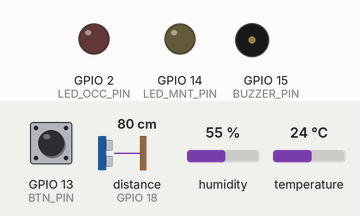
This sketch was run on a simulated ESP32. Shown: output pins drawn as LEDs (lit = HIGH), buzzer (waves = sounding, pin HIGH). The inputs (shaded band) are chosen by the test bench; at power-on: distance to the obstacle (sensor on GPIO 18) 80 cm, GPIO 13 (BTN_PIN) HIGH, humidity 55 %, temperature 24 °C. The echo pulse lasts 58.3 µs per cm; WiFi joins after 1.5 s; servers stay silent unless stated; no MQTT or app messages arrive unless stated; what the sketch prints to the serial monitor is not drawn.

Above: at 2.7 s.
2.8 s: distance to the obstacle (sensor on GPIO 18) set to 21 cm
6.5 s: distance to the obstacle (sensor on GPIO 18) set to 16 cm
At 7.7 s:
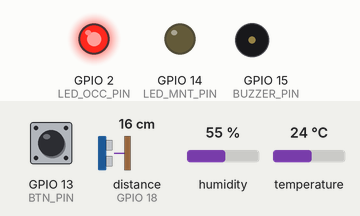
8.0 s: GPIO 13 (BTN_PIN) pulled LOW for 0.15 s
At 8.6 s:
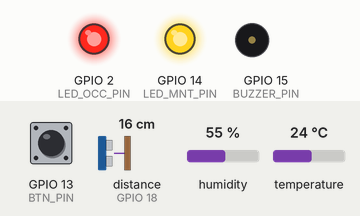
9.7 s: GPIO 13 (BTN_PIN) pulled LOW for 1 s
At 9.83 s:
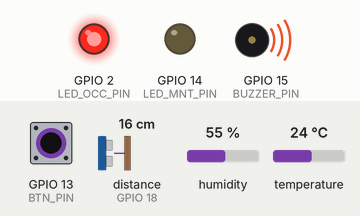
12.2 s: GPIO 13 (BTN_PIN) pulsed LOW 5 times (0.12 s each, 0.3 s apart)
At 12.33 s:
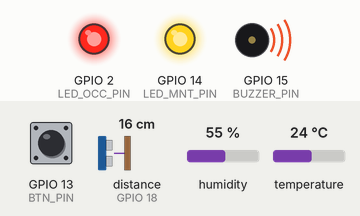
16.7 s: distance to the obstacle (sensor on GPIO 18) set to 19 cm
18.2 s: distance to the obstacle (sensor on GPIO 18) set to 24 cm
At 19.4 s:
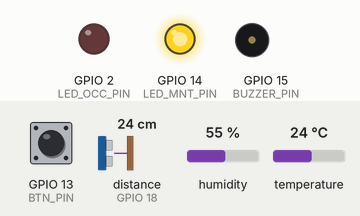
Timing chart, 0 to 20.7 s (numbered marks = the images above; inputs shaded):
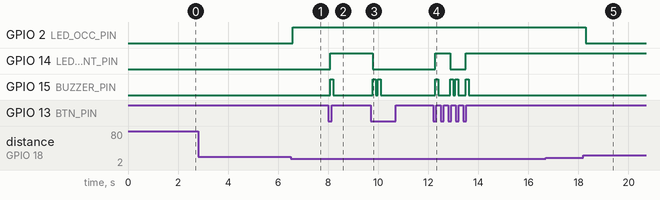

Measured:
- the behaviour switches between 19 and 18 cm on distance to the obstacle (sensor on GPIO 18) (found by bisection; images 0 and 1)
- the behaviour switches between 21 and 22 cm on distance to the obstacle (sensor on GPIO 18) (found by bisection; images 4 and 5)
- after the input at 2.8 s, every drawn part: stays the same
- after the input at 6.5 s, GPIO 2 (LED_OCC_PIN): LOW → HIGH after 0.08 s
- after the input at 8.0 s, GPIO 14 (LED_MNT_PIN): LOW → HIGH after 0.09 s; GPIO 15 (BUZZER_PIN): LOW → HIGH after 0.09 s, → LOW 0.12 s later
- after the input at 9.7 s, GPIO 14 (LED_MNT_PIN): HIGH → LOW after 0.07 s; GPIO 15 (BUZZER_PIN): alternates HIGH for 0.12 s and LOW for 0.09 s, 4 changes in all, then stays LOW, starting after 0.07 s
- after the input at 12.2 s, GPIO 14 (LED_MNT_PIN): LOW → HIGH after 0.08 s, → LOW 0.60 s later, → HIGH 0.62 s later; GPIO 15 (BUZZER_PIN): LOW → HIGH after 0.08 s, → LOW 0.12 s later, → HIGH 0.48 s later, → LOW 0.12 s later, … (8 changes in this stretch)
- after the input at 16.7 s, every drawn part: stays the same
- after the input at 18.2 s, GPIO 2 (LED_OCC_PIN): HIGH → LOW after 0.09 s

The sketch:

sketch-vagaB.ino
```cpp
#include <WiFi.h>
#include <PubSubClient.h>
#include <ArduinoJson.h>
#include <Ultrasonic.h>
#include <DHT.h>

#define WIFI_SSID       "Wokwi-GUEST"
#define WIFI_PASS       ""

#define MQTT_HOST       "broker.hivemq.com"
#define MQTT_PORT       1883

#define DEVICE_ID       "vagaB"
#define SITE_BASE       "mottu/v1/parking/" DEVICE_ID

#define TRIG_PIN     5
#define ECHO_PIN     18
#define DHT_PIN      4
#define DHT_TYPE     DHT22
#define LED_OCC_PIN  2
#define LED_MNT_PIN  14
#define BUZZER_PIN   15
#define BTN_PIN      13

const float HYST_LOW_CM       = 18.0;
const float HYST_HIGH_CM      = 22.0;
const uint8_t SMA_WINDOW      = 5;
const uint32_t PUBLISH_MIN_MS = 2000;
const uint32_t TELEMETRY_MS   = 5000;
const uint16_t BTN_DEBOUNCE_MS= 35;

WiFiClient wifiClient;
PubSubClient mqtt(wifiClient);
Ultrasonic ultrasonic(TRIG_PIN, ECHO_PIN);
DHT dht(DHT_PIN, DHT_TYPE);

float smaBuf[SMA_WINDOW] = {0};
uint8_t smaIdx = 0, smaCount = 0;

bool isOccupied = false;
bool maintenance = false;
uint32_t lastPublish = 0;
uint32_t lastTelemetry = 0;

bool btnLastStable = HIGH;
bool btnLastRead   = HIGH;
uint32_t btnLastChangeMs = 0;

String topicStatus    = String(SITE_BASE) + "/status";
String topicState     = String(SITE_BASE) + "/state";
String topicTelemetry = String(SITE_BASE) + "/telemetry";
String topicCmd       = String(SITE_BASE) + "/cmd";

float smaAdd(float v){
  smaBuf[smaIdx] = v;
  smaIdx = (smaIdx + 1) % SMA_WINDOW;
  if (smaCount < SMA_WINDOW) smaCount++;
  float sum=0;
  for (uint8_t i=0;i<smaCount;i++) sum += smaBuf[i];
  return sum / smaCount;
}

long nowSec(){ return millis()/1000; }

void setOccLed(bool on){ digitalWrite(LED_OCC_PIN, on ? HIGH : LOW); }
void setMntLed(bool on){ digitalWrite(LED_MNT_PIN, on ? HIGH : LOW); }
void setBuzzer(bool on){ digitalWrite(BUZZER_PIN, on ? HIGH : LOW); }

void beep(uint8_t times=1, uint16_t onMs=120, uint16_t offMs=90){
  for(uint8_t i=0;i<times;i++){
    setBuzzer(true);  delay(onMs);
    setBuzzer(false); delay(offMs);
  }
}

void printBanner(){
  Serial.println();
  Serial.println("[BOOT] Challenge-IOT");
  Serial.print  ("[INFO] device="); Serial.println(DEVICE_ID);
}

void printNet(){
  Serial.print("[NET ] WiFi OK | ip=");
  Serial.println(WiFi.localIP());
}

void printMqtt(){
  Serial.print("[MQTT] Connected | broker=");
  Serial.print(MQTT_HOST); Serial.print(":"); Serial.println(MQTT_PORT);
  Serial.print("[TOPC] base="); Serial.println(SITE_BASE);
}

void onMqtt(char* topic, byte* payload, unsigned int len){
  StaticJsonDocument<128> doc;
  DeserializationError e = deserializeJson(doc, payload, len);
  if (e) return;
  if (doc.containsKey("led")) {
    bool on = String(doc["led"])=="on";
    setOccLed(on);
    Serial.printf("[CMD ] led(occ)=%s\n", on?"ON":"OFF");
  }
  if (doc.containsKey("buzzer")) {
    bool on = String(doc["buzzer"])=="on";
    setBuzzer(on);
    Serial.printf("[CMD ] buzzer=%s\n", on?"ON":"OFF");
  }
}

void connectWiFi(){
  if (WiFi.status() == WL_CONNECTED) return;
  WiFi.mode(WIFI_STA);
  WiFi.begin(WIFI_SSID, WIFI_PASS);
  Serial.print("[NET ] Connecting WiFi");
  while (WiFi.status() != WL_CONNECTED){ delay(300); Serial.print("."); }
  Serial.println();
  printNet();
}

void connectMQTT(){
  if (mqtt.connected()) return;
  mqtt.setServer(MQTT_HOST, MQTT_PORT);
  mqtt.setCallback(onMqtt);


  String clientId = "esp32-" + String(DEVICE_ID) + "-" + String((uint32_t)ESP.getEfuseMac(), HEX);
  Serial.print("[MQTT] Connecting");
  while (!mqtt.connected()){
    if (mqtt.connect(clientId.c_str(), nullptr, nullptr,
                     topicStatus.c_str(), 1, true, "offline")){
      mqtt.publish(topicStatus.c_str(), "online", true);
      mqtt.subscribe(topicCmd.c_str(), 1);
      Serial.println();
      printMqtt();
    } else {
      Serial.print(".");
      delay(800);
    }
  }
}

void publishState(){
  StaticJsonDocument<160> doc;
  doc["deviceId"]    = DEVICE_ID;
  doc["status"]      = isOccupied ? "ocupada" : "livre";
  doc["maintenance"] = maintenance;
  doc["ts"]          = (long)nowSec();

  char buf[180];
  size_t n = serializeJson(doc, buf);
  mqtt.publish(topicState.c_str(), (const uint8_t*)buf, n, true);
  lastPublish = millis();

  Serial.print("[STATE] "); Serial.write((const uint8_t*)buf, n); Serial.println();
}

void publishTelemetry(float dist, float t, float h){
  StaticJsonDocument<300> doc;
  doc["deviceId"]    = DEVICE_ID;
  doc["distance_cm"] = dist;
  if (!isnan(t)) doc["temp_c"] = t;
  if (!isnan(h)) doc["hum_pct"] = h;
  doc["rssi"]        = WiFi.RSSI();
  doc["maintenance"] = maintenance;
  doc["ts"]          = (long)nowSec();

  char buf[320];
  size_t n = serializeJson(doc, buf);
  mqtt.publish(topicTelemetry.c_str(), (const uint8_t*)buf, n, false);
  lastTelemetry = millis();

  Serial.print("[TEL ] "); Serial.write((const uint8_t*)buf, n); Serial.println();
}

void setup(){
  pinMode(LED_OCC_PIN, OUTPUT);
  pinMode(LED_MNT_PIN, OUTPUT);
  pinMode(BUZZER_PIN, OUTPUT);
  pinMode(BTN_PIN, INPUT_PULLUP);

  setOccLed(false);
  setMntLed(false);
  setBuzzer(false);

  Serial.begin(115200);
  while(!Serial){;}
  printBanner();

  dht.begin();
  mqtt.setBufferSize(512);

  connectWiFi();
  connectMQTT();
}

void loop(){
  if (WiFi.status() != WL_CONNECTED) connectWiFi();
  if (!mqtt.connected()) connectMQTT();
  mqtt.loop();

  bool btnRaw = digitalRead(BTN_PIN);
  if (btnRaw != btnLastRead){
    btnLastRead = btnRaw;
    btnLastChangeMs = millis();
  }
  if ((millis() - btnLastChangeMs) > BTN_DEBOUNCE_MS){
    if (btnLastStable != btnRaw){
      btnLastStable = btnRaw;
      if (btnRaw == LOW){
        maintenance = !maintenance;
        setMntLed(maintenance);
        if (maintenance){ beep(1); Serial.println("[EVNT] maintenance=ON  (LED2 ON)"); }
        else            { beep(2); Serial.println("[EVNT] maintenance=OFF (LED2 OFF)"); }
        publishState();
      }
    }
  }


  float cm = ultrasonic.read();
  if (cm > 0 && cm <= 400) cm = smaAdd(cm);
  else cm = NAN;

  float t = dht.readTemperature();
  float h = dht.readHumidity();

  bool wasOccupied = isOccupied;
  if (!isnan(cm)){
    if (!isOccupied && cm <= HYST_LOW_CM)  isOccupied = true;
    if (isOccupied  && cm >= HYST_HIGH_CM) isOccupied = false;
  }

  setOccLed(isOccupied);

  if (wasOccupied != isOccupied && (millis() - lastPublish > PUBLISH_MIN_MS)){
    publishState();
  }

  if (millis() - lastTelemetry > TELEMETRY_MS){
    publishTelemetry(cm, t, h);
  }

  delay(30);
}
```
